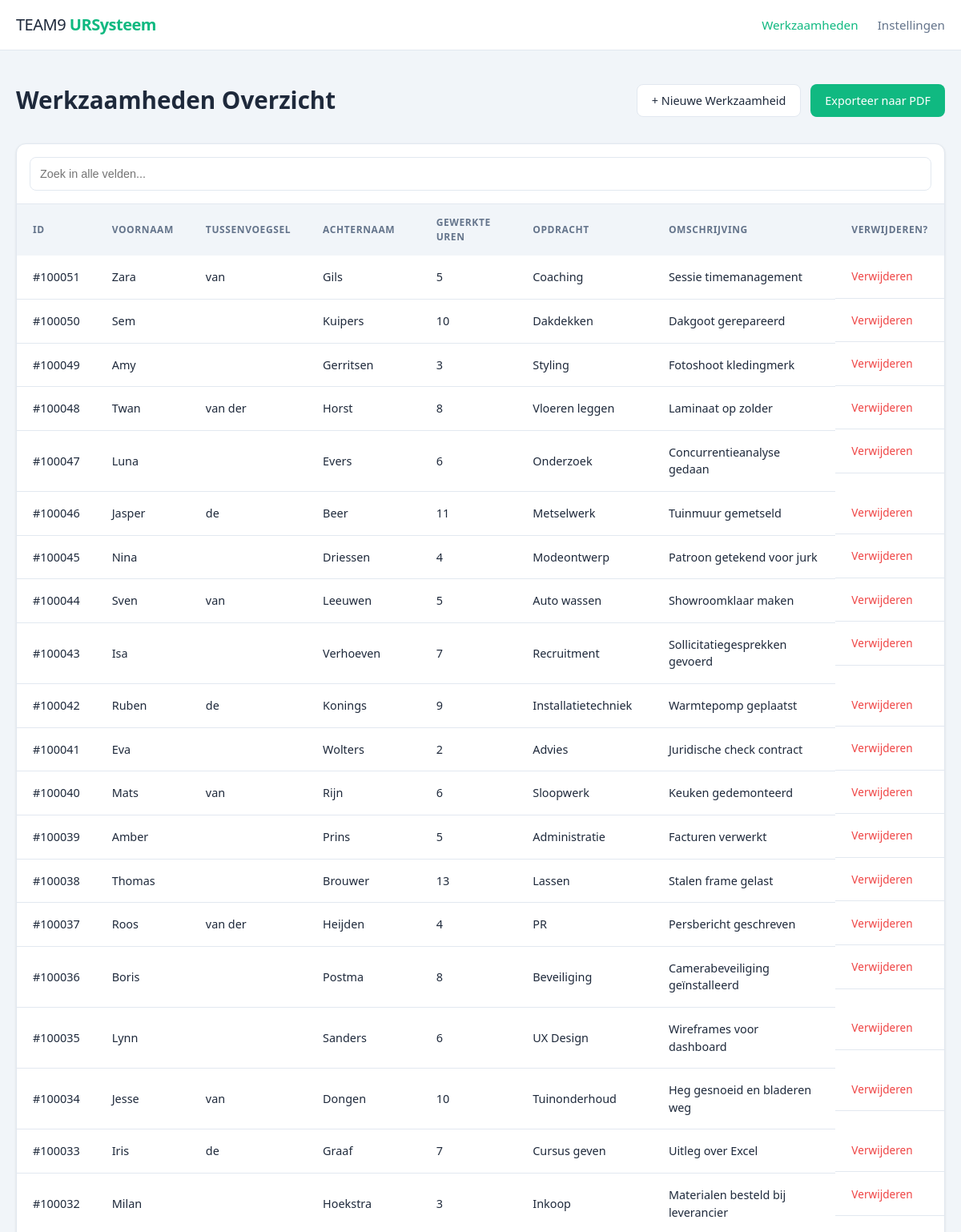
The page / (upper part) on the database its author committed.
### tables this page shows
CREATE TABLE IF NOT EXISTS `werkzaamheden` (
  `ID` int NOT NULL AUTO_INCREMENT,
  `Voornaam` varchar(60) NOT NULL,
  `Tussenvoegsel` varchar(60) NOT NULL,
  `Achternaam` varchar(60) NOT NULL,
  `Gewerkte uren` tinyint NOT NULL,
  `Opdracht` varchar(200) NOT NULL,
  `Omschrijving` text NOT NULL,
  PRIMARY KEY (`ID`)
);

### index.php (the view, shortened to what this page needs)
<?php
require 'db.php';
try {
    $stmt = $conn->query("SELECT * FROM Werkzaamheden ORDER BY ID DESC");
    $werkzaamheden = $stmt->fetchAll();
} catch (PDOException $e) {
    die("Fout bij ophalen data: " . $e->getMessage());
}
?>
<!DOCTYPE html>
<html lang="nl">
<head>
    <link rel="stylesheet" href="style.css">
</head>
<body>
    <nav class="navbar">
        <div class="nav-container">
            <div class="logo">TEAM9<strong> URSysteem</strong></div>
            <div class="nav-links">
                <a href="index.php" class="active">Werkzaamheden</a>
                <a href="#">Instellingen</a>
            </div>
        </div>
    </nav>
    <div class="container" id="printableArea">
        <div class="header-section">
            <h1>Werkzaamheden Overzicht</h1>
            <div class="action-buttons">
                <button class="btn-secondary" onclick="toggleForm()">+ Nieuwe Werkzaamheid</button>
                <button class="btn-primary" onclick="generatePDF()">Exporteer naar PDF</button>
            </div>
        </div>
        <div class="table-card">
            <div class="table-header">
                <input type="text" id="searchInput" onkeyup="filterTable()" placeholder="Zoek in alle velden...">
            </div>
            <table id="mainTable">
                <thead>
                    <tr>
                        <th>ID</th>
                        <th>Voornaam</th>
                        <th>Tussenvoegsel</th>
                        <th>Achternaam</th>
                        <th>Gewerkte uren</th>
                        <th>Opdracht</th>
                        <th>Omschrijving</th>
                        <th>Verwijderen?</th>
                    </tr>
                </thead>
                <tbody>
                    <?php if (empty($werkzaamheden)): ?>
                        <tr><td colspan="6" style="text-align:center;">Geen werkzaamheden gevonden.</td></tr>
                    <?php else: ?>
                        <?php foreach ($werkzaamheden as $werkzaamheid): ?>
                        <tr>
                            <td>#<?= $werkzaamheid['ID'] ?></td>
                            <td><?= htmlspecialchars($werkzaamheid['Voornaam']) ?></td>
                            <td><?= htmlspecialchars($werkzaamheid['Tussenvoegsel']) ?></td>
                            <td><?= htmlspecialchars($werkzaamheid['Achternaam']) ?></td>
                            <td><?= htmlspecialchars($werkzaamheid['Gewerkte uren']) ?></td>
                            <td><?= htmlspecialchars($werkzaamheid['Opdracht']) ?></td>
                            <td><?= htmlspecialchars($werkzaamheid['Omschrijving']) ?></td>
                            <td class="action-buttons">
                                <a href="delete.php?id=<?= $werkzaamheid['ID'] ?>"
                                   onclick="return confirm('Weet je zeker dat je deze werkzaamheid wilt verwijderen? Dit kan niet ongedaan worden.')"
                                   style="color: #ef4444; text-decoration: none; font-size: 0.85rem;">Verwijderen</a>
                            </td>
                        </tr>
                        <?php endforeach; ?>
                    <?php endif; ?>
                </tbody>
            </table>
        </div>
    </div>
</body>
</html>

### style.css (style rules this page uses)
:root { --bg-body: #f1f5f9; --bg-card: #ffffff; --text-main: #1e293b; --text-muted: #64748b; --border: #e2e8f0; --primary: #10b981; --primary-hover: #059669; --nav-bg: #ffffff; --input-bg: #ffffff; --shadow: 0 1px 3px rgba(0, 0, 0, 0.1); }
body { font-family: 'Segoe UI', Roboto, Helvetica, Arial, sans-serif; margin: 0; background-color: var(--bg-body); color: var(--text-main); transition: background-color 0.3s ease, color 0.3s ease; line-height: 1.5; }
.navbar { background: var(--nav-bg); border-bottom: 1px solid var(--border); padding: 1rem 0; position: sticky; top: 0; z-index: 100; }
.nav-container { max-width: 1200px; margin: auto; display: flex; justify-content: space-between; align-items: center; padding: 0 20px; }
.logo { font-size: 1.25rem; font-weight: 500; letter-spacing: -0.5px; }
.logo strong { color: var(--primary); }
.nav-links a { text-decoration: none; color: var(--text-muted); margin-left: 20px; font-weight: 500; font-size: 0.95rem; transition: color 0.2s; }
.nav-links a:hover, .nav-links a.active { color: var(--primary); }
.container { max-width: 1200px; margin: 40px auto; padding: 0 20px; }
.header-section { display: flex; justify-content: space-between; align-items: center; margin-bottom: 2rem; }
h1 { font-size: 1.85rem; margin: 0; font-weight: 600; }
.table-card, .form-card { background: var(--bg-card); border: 1px solid var(--border); border-radius: 12px; box-shadow: var(--shadow); overflow: hidden; margin-bottom: 2rem; }
input { background: var(--input-bg); color: var(--text-main); padding: 12px; border: 1px solid var(--border); border-radius: 8px; font-size: 0.9rem; outline: none; transition: border-color 0.2s; }
.table-header { padding: 16px; border-bottom: 1px solid var(--border); }
#searchInput { width: 100%; box-sizing: border-box; }
table { width: 100%; border-collapse: collapse; }
th { background: var(--bg-body); text-align: left; padding: 14px 20px; font-size: 0.75rem; color: var(--text-muted); text-transform: uppercase; letter-spacing: 0.05em; }
td { padding: 16px 20px; border-bottom: 1px solid var(--border); font-size: 0.9rem; }
.action-buttons { display: flex; gap: 12px; }
button { font-family: inherit; font-weight: 500; font-size: 0.9rem; padding: 10px 18px; border-radius: 8px; cursor: pointer; transition: all 0.2s; }
.btn-primary { background: var(--primary); color: white; border: none; }
.btn-secondary { background: var(--bg-card); color: var(--text-main); border: 1px solid var(--border); }

### rows shown on the page
werkzaamheden: ID "100051", Voornaam "Zara", Tussenvoegsel "van", Achternaam "Gils", Gewerkte uren "5", Opdracht "Coaching", Omschrijving "Sessie timemanagement"
werkzaamheden: ID "100050", Voornaam "Sem", Achternaam "Kuipers", Gewerkte uren "10", Opdracht "Dakdekken", Omschrijving "Dakgoot gerepareerd"
werkzaamheden: ID "100049", Voornaam "Amy", Achternaam "Gerritsen", Gewerkte uren "3", Opdracht "Styling", Omschrijving "Fotoshoot kledingmerk"
werkzaamheden: ID "100048", Voornaam "Twan", Tussenvoegsel "van der", Achternaam "Horst", Gewerkte uren "8", Opdracht "Vloeren leggen", Omschrijving "Laminaat op zolder"
werkzaamheden: ID "100047", Voornaam "Luna", Achternaam "Evers", Gewerkte uren "6", Opdracht "Onderzoek", Omschrijving "Concurrentieanalyse gedaan"
werkzaamheden: ID "100046", Voornaam "Jasper", Tussenvoegsel "de", Achternaam "Beer", Gewerkte uren "11", Opdracht "Metselwerk", Omschrijving "Tuinmuur gemetseld"
werkzaamheden: ID "100045", Voornaam "Nina", Achternaam "Driessen", Gewerkte uren "4", Opdracht "Modeontwerp", Omschrijving "Patroon getekend voor jurk"
werkzaamheden: ID "100044", Voornaam "Sven", Tussenvoegsel "van", Achternaam "Leeuwen", Gewerkte uren "5", Opdracht "Auto wassen", Omschrijving "Showroomklaar maken"
werkzaamheden: ID "100043", Voornaam "Isa", Achternaam "Verhoeven", Gewerkte uren "7", Opdracht "Recruitment", Omschrijving "Sollicitatiegesprekken gevoerd"
werkzaamheden: ID "100042", Voornaam "Ruben", Tussenvoegsel "de", Achternaam "Konings", Gewerkte uren "9", Opdracht "Installatietechniek", Omschrijving "Warmtepomp geplaatst"
werkzaamheden: ID "100041", Voornaam "Eva", Achternaam "Wolters", Gewerkte uren "2", Opdracht "Advies", Omschrijving "Juridische check contract"
werkzaamheden: ID "100040", Voornaam "Mats", Tussenvoegsel "van", Achternaam "Rijn", Gewerkte uren "6", Opdracht "Sloopwerk", Omschrijving "Keuken gedemonteerd"
werkzaamheden: ID "100039", Voornaam "Amber", Achternaam "Prins", Gewerkte uren "5", Opdracht "Administratie", Omschrijving "Facturen verwerkt"
werkzaamheden: ID "100038", Voornaam "Thomas", Achternaam "Brouwer", Gewerkte uren "13", Opdracht "Lassen", Omschrijving "Stalen frame gelast"
werkzaamheden: ID "100037", Voornaam "Roos", Tussenvoegsel "van der", Achternaam "Heijden", Gewerkte uren "4", Opdracht "PR", Omschrijving "Persbericht geschreven"
werkzaamheden: ID "100036", Voornaam "Boris", Achternaam "Postma", Gewerkte uren "8", Opdracht "Beveiliging", Omschrijving "Camerabeveiliging geïnstalleerd"
werkzaamheden: ID "100035", Voornaam "Lynn", Achternaam "Sanders", Gewerkte uren "6", Opdracht "UX Design", Omschrijving "Wireframes voor dashboard"
werkzaamheden: ID "100034", Voornaam "Jesse", Tussenvoegsel "van", Achternaam "Dongen", Gewerkte uren "10", Opdracht "Tuinonderhoud", Omschrijving "Heg gesnoeid en bladeren weg"
werkzaamheden: ID "100033", Voornaam "Iris", Tussenvoegsel "de", Achternaam "Graaf", Gewerkte uren "7", Opdracht "Cursus geven", Omschrijving "Uitleg over Excel"
werkzaamheden: ID "100032", Voornaam "Milan", Achternaam "Hoekstra", Gewerkte uren "3", Opdracht "Inkoop", Omschrijving "Materialen besteld bij leverancier"
